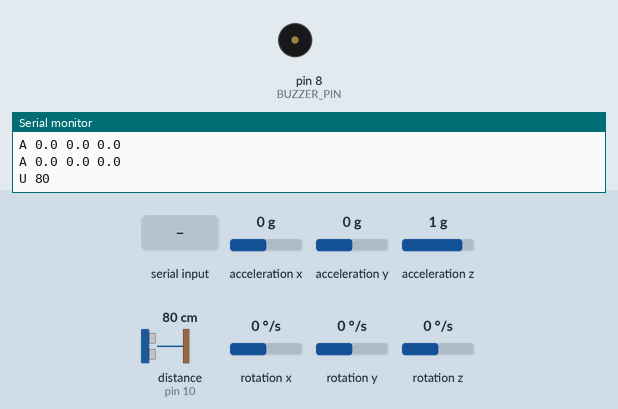
This sketch was run on a simulated Arduino Uno, built with avr-gcc and run on an emulated ATmega328P. Shown: buzzer (waves = sounding), the last lines printed to the serial monitor. Wiring (inferred from the names in the program): ultrasonic range finder: trigger pin 9; echo pin 10; MPU-9250 motion sensor at I2C address 0x68. The test bench sets the inputs (shaded band); at power-on: distance to the obstacle (sensor on pin 10) 80 cm, rotation x 0 °/s, rotation y 0 °/s, acceleration x 0 g, acceleration y 0 g, acceleration z 1 g, rotation z 0 °/s. The echo pulse lasts 58.3 µs per cm.

Above: at 3.0 s.
3.1 s: distance to the obstacle (sensor on pin 10) set to 2 cm
At 3.34 s:
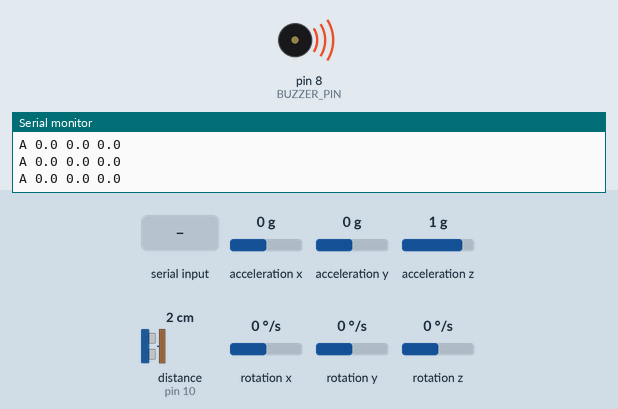
4.9 s: rotation x set to -184 °/s
At 6.1 s:
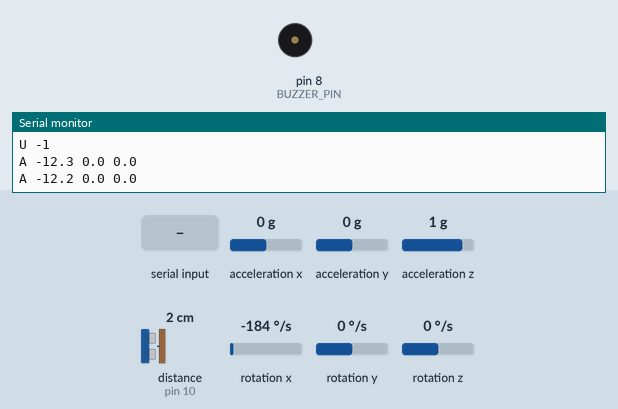
7.9 s: "Z\n" received over Serial
9.4 s: rotation y set to -192 °/s
Timing chart, 0 to 13.4 s (numbered marks = the images above; inputs shaded):
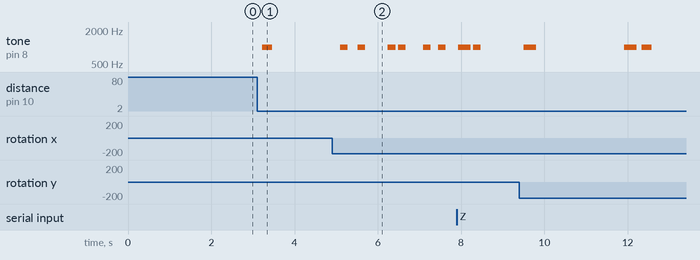

Measured:
- after the input at 3.1 s, tone on pin 8 (BUZZER_PIN): silent → 1000 Hz after 0.13 s, → silent 0.24 s later
- after the input at 4.9 s, tone on pin 8 (BUZZER_PIN): plays 1000 Hz for 0.18 s, 1000 Hz for 0.18 s, 1000 Hz for 0.18 s, 1000 Hz for 0.18 s, 1000 Hz for 0.18 s, 1000 Hz for 0.18 s, starting after 0.19 s

The sketch:

draft2.ino
```cpp
// draft2.ino : same hardware and same job as draft1.ino, made sturdier.
//
// Same pins as draft1:  MPU6500 SDA A4, SCL A5   |   HC-SR04 TRIG D9, ECHO D10   |   Buzzer D8
// Same behaviour:       attitude for the 3D airliner, distance readout, buzzer + warning under 30 cm
//
// What changed and why
//   * 115200 baud instead of 9600. draft1 sent ~45 characters 25 times a second, more than 9600 baud
//     can carry, so Serial.print blocked and the 3D view lagged further and further behind.
//   * The complementary filter runs HERE with the Arduino's own microsecond clock, at about 150 Hz.
//     The PC no longer guesses dt from when USB packets happen to arrive.
//   * Gyro calibration happens here at power-up and checks the board really is still (retries if not).
//   * I2C timeout: a loose wire can no longer freeze the board. If the MPU stops answering, the sketch
//     keeps the distance warning working and re-connects the MPU every second.
//   * HC-SR04: median of the last 3 echoes, so one bad echo cannot trigger or cancel the warning;
//     buzzer on below 30 cm, off above 33 cm (no chattering at the edge); 25 ms echo timeout (~4 m).
//   * Gyro range +-500 deg/s (draft1 used +-250, which a quick wrist flick can saturate).
//
// Serial out, 115200 (mpu6500_3d.py and tabletop.py both read this):
//   HELLO 1 1 -1          who this is (every 2 s)
//   A <roll> <pitch> <yaw>  degrees, filtered, 50 times a second
//   U <cm>                distance, -1 = no echo, about 16 times a second
//   EV <text>             status messages (calibration, IMU lost / back)
// Serial in:  Z  = zero roll, pitch and yaw (hold the plane level first)

#include <Wire.h>

// ---------------- pins (unchanged from draft1) ----------------
#define MPU_ADDR   0x68
#define BUZZER_PIN 8
#define TRIG_PIN   9
#define ECHO_PIN   10

// ---------------- settings ----------------
#define WARN_CM        30.0   // buzzer on below this (draft1: 30)
#define CLEAR_CM       33.0   // and off again above this
#define BUZZ_HZ        1000   // draft1 tone
#define ECHO_TIMEOUT_US 25000UL
#define PING_EVERY_MS  60     // HC-SR04 needs ~60 ms between pings to avoid old echoes
#define SEND_EVERY_MS  20     // attitude 50 times a second
#define FILTER_ALPHA   0.98   // gyro share in the complementary filter
#define ROLL_SIGN  1          // flip to -1 if the 3D model rolls the wrong way
#define PITCH_SIGN 1
#define YAW_SIGN   1

// ---------------- state ----------------
float roll = 0, pitch = 0, yaw = 0;
float rollZero = 0, pitchZero = 0;
float gxBias = 0, gyBias = 0, gzBias = 0;
bool imuOk = false;
uint8_t imuFails = 0;
unsigned long lastImuUs = 0, lastImuRetryMs = 0;

float dist[3] = { -1, -1, -1 };   // last 3 echoes (cm, -1 = none)
uint8_t distIdx = 0, misses = 0;
float distanceCm = -1;
bool warning = false;

unsigned long lastPingMs = 0, lastSendMs = 0, lastHelloMs = 0;
char line[16];
uint8_t lineLen = 0;

// ================================================================ MPU6500
void mpuWrite(uint8_t reg, uint8_t val) {
  Wire.beginTransmission(MPU_ADDR);
  Wire.write(reg);
  Wire.write(val);
  Wire.endTransmission();
}

bool mpuRead(uint8_t reg, uint8_t *buf, uint8_t n) {
  Wire.beginTransmission(MPU_ADDR);
  Wire.write(reg);
  if (Wire.endTransmission(false) != 0) return false;
  if (Wire.requestFrom((int)MPU_ADDR, (int)n) != n) return false;
  for (uint8_t i = 0; i < n; i++) buf[i] = Wire.read();
  return true;
}

// accelerometer in g, gyro in deg/s
bool readRaw(float &ax, float &ay, float &az, float &gx, float &gy, float &gz) {
  uint8_t b[14];
  if (!mpuRead(0x3B, b, 14)) return false;
  ax = (int16_t)((b[0] << 8) | b[1]) / 16384.0;
  ay = (int16_t)((b[2] << 8) | b[3]) / 16384.0;
  az = (int16_t)((b[4] << 8) | b[5]) / 16384.0;
  gx = (int16_t)((b[8] << 8) | b[9]) / 65.5;
  gy = (int16_t)((b[10] << 8) | b[11]) / 65.5;
  gz = (int16_t)((b[12] << 8) | b[13]) / 65.5;
  return true;
}

// same formulas as the first Python script, so the 3D model moves the same way
float accRoll(float ax, float ay, float az) { return atan2(ay, sqrt(ax * ax + az * az)) * 57.2958; }
float accPitch(float ax, float ay, float az) { return atan2(-ax, sqrt(ay * ay + az * az)) * 57.2958; }

bool initImu() {
  uint8_t who = 0;
  mpuWrite(0x6B, 0x80);            // reset
  delay(100);
  mpuWrite(0x6B, 0x01);            // wake up, PLL clock (steadier than draft1's internal oscillator)
  delay(50);
  if (!mpuRead(0x75, &who, 1)) return false;
  if (!(who == 0x70 || who == 0x68 || who == 0x71 || who == 0x73 || who == 0x74)) {
    Serial.print(F("EV unexpected WHO_AM_I 0x")); Serial.println(who, HEX);
    return false;
  }
  mpuWrite(0x1A, 0x03);            // gyro low-pass ~41 Hz (cuts vibration noise)
  mpuWrite(0x1B, 0x08);            // gyro +-500 deg/s
  mpuWrite(0x1C, 0x00);            // accel +-2 g (as draft1)
  if (who != 0x68) mpuWrite(0x1D, 0x03);   // accel low-pass (MPU-6500 family)
  return true;
}

// average the gyro while still; returns false if the board moved during calibration
bool calibrateGyro() {
  float sx = 0, sy = 0, sz = 0, mx = 0, ax, ay, az, gx, gy, gz;
  int n = 0;
  for (int i = 0; i < 300; i++) {
    if (readRaw(ax, ay, az, gx, gy, gz)) {
      sx += gx; sy += gy; sz += gz; n++;
      float m = fabs(gx) + fabs(gy) + fabs(gz);
      if (m > mx) mx = m;
    }
    delay(5);
  }
  if (n < 200) return false;
  gxBias = sx / n; gyBias = sy / n; gzBias = sz / n;
  float bias = fabs(gxBias) + fabs(gyBias) + fabs(gzBias);
  if (mx - bias > 15.0) return false;          // it was moving: try again
  if (readRaw(ax, ay, az, gx, gy, gz)) { roll = accRoll(ax, ay, az); pitch = accPitch(ax, ay, az); }
  return true;
}

void startImu() {
  imuOk = initImu();
  if (!imuOk) { Serial.println(F("EV IMU NOT FOUND: check SDA A4, SCL A5, power")); return; }
  for (uint8_t tries = 0; tries < 3; tries++) {
    Serial.println(F("EV CALIBRATING keep still"));
    if (calibrateGyro()) { Serial.println(F("EV CAL DONE")); break; }
    Serial.println(F("EV moved during calibration, again"));
  }
  lastImuUs = micros();
  imuFails = 0;
}

void updateImu() {
  unsigned long nowMs = millis();
  if (!imuOk) {                                 // keep trying to get it back, once a second
    if (nowMs - lastImuRetryMs > 1000) {
      lastImuRetryMs = nowMs;
      if (initImu()) { imuOk = true; imuFails = 0; lastImuUs = micros(); Serial.println(F("EV IMU back")); }
    }
    return;
  }
  float ax, ay, az, gx, gy, gz;
  if (!readRaw(ax, ay, az, gx, gy, gz)) {
    if (++imuFails > 20) { imuOk = false; Serial.println(F("EV IMU lost, retrying")); }
    return;
  }
  imuFails = 0;
  unsigned long now = micros();
  float dt = (now - lastImuUs) / 1e6;
  lastImuUs = now;
  if (dt <= 0 || dt > 0.1) return;              // skip the first sample after a pause
  gx -= gxBias; gy -= gyBias; gz -= gzBias;
  roll = FILTER_ALPHA * (roll + gx * dt) + (1 - FILTER_ALPHA) * accRoll(ax, ay, az);
  pitch = FILTER_ALPHA * (pitch + gy * dt) + (1 - FILTER_ALPHA) * accPitch(ax, ay, az);
  yaw += gz * dt;                               // no magnetometer: yaw slowly drifts, Z resets it
  if (yaw > 180) yaw -= 360;
  if (yaw < -180) yaw += 360;
}

// ================================================================ HC-SR04
float median3(float a, float b, float c) {
  if (a > b) { float t = a; a = b; b = t; }
  if (b > c) { float t = b; b = c; c = t; }
  if (a > b) { float t = a; a = b; b = t; }
  return b;
}

void updateDistance() {
  unsigned long now = millis();
  if (now - lastPingMs < PING_EVERY_MS) return;
  lastPingMs = now;
  digitalWrite(TRIG_PIN, LOW);
  delayMicroseconds(2);
  digitalWrite(TRIG_PIN, HIGH);
  delayMicroseconds(10);
  digitalWrite(TRIG_PIN, LOW);
  unsigned long us = pulseIn(ECHO_PIN, HIGH, ECHO_TIMEOUT_US);
  float cm = us ? us * 0.0343 / 2.0 : -1;
  if (cm >= 2 && cm <= 400) {
    dist[distIdx] = cm; distIdx = (distIdx + 1) % 3; misses = 0;
  } else if (++misses >= 3) {                   // three misses in a row: really nothing there
    dist[0] = dist[1] = dist[2] = -1;
  }
  // median of the valid readings
  float v[3]; uint8_t n = 0;
  for (uint8_t i = 0; i < 3; i++) if (dist[i] > 0) v[n++] = dist[i];
  if (n == 0) distanceCm = -1;
  else if (n == 1) distanceCm = v[0];
  else if (n == 2) distanceCm = (v[0] + v[1]) / 2;
  else distanceCm = median3(v[0], v[1], v[2]);

  // buzzer with hysteresis
  if (!warning && distanceCm > 0 && distanceCm < WARN_CM) warning = true;
  else if (warning && (distanceCm < 0 || distanceCm > CLEAR_CM)) warning = false;
  if (warning) tone(BUZZER_PIN, BUZZ_HZ); else noTone(BUZZER_PIN);

  Serial.print(F("U "));
  Serial.println(distanceCm > 0 ? (int)(distanceCm + 0.5) : -1);
}

// ================================================================ commands
void readCommands() {
  while (Serial.available() > 0) {
    char c = Serial.read();
    if (c == '\n' || c == '\r') {
      if (lineLen && line[0] == 'Z') { rollZero = roll; pitchZero = pitch; yaw = 0; Serial.println(F("EV ZEROED")); }
      lineLen = 0;
    } else if (lineLen < sizeof(line) - 1) {
      line[lineLen++] = c;
    }
  }
}

void hello() { Serial.println(F("HELLO 1 1 -1")); }

// ================================================================ main
void setup() {
  Serial.begin(115200);
  hello();
  pinMode(TRIG_PIN, OUTPUT);
  pinMode(ECHO_PIN, INPUT);
  pinMode(BUZZER_PIN, OUTPUT);
  Wire.begin();
  Wire.setClock(400000);
  Wire.setWireTimeout(3000, true);   // 3 ms: an I2C glitch can no longer hang the board (AVR core 1.8.3+)
  startImu();
}

void loop() {
  readCommands();
  updateImu();
  updateDistance();
  unsigned long now = millis();
  if (now - lastSendMs >= SEND_EVERY_MS && imuOk) {
    lastSendMs = now;
    Serial.print(F("A "));
    Serial.print(ROLL_SIGN * (roll - rollZero), 1); Serial.print(' ');
    Serial.print(PITCH_SIGN * (pitch - pitchZero), 1); Serial.print(' ');
    Serial.println(YAW_SIGN * yaw, 1);
  }
  if (now - lastHelloMs >= 2000) { lastHelloMs = now; hello(); }
}
```
